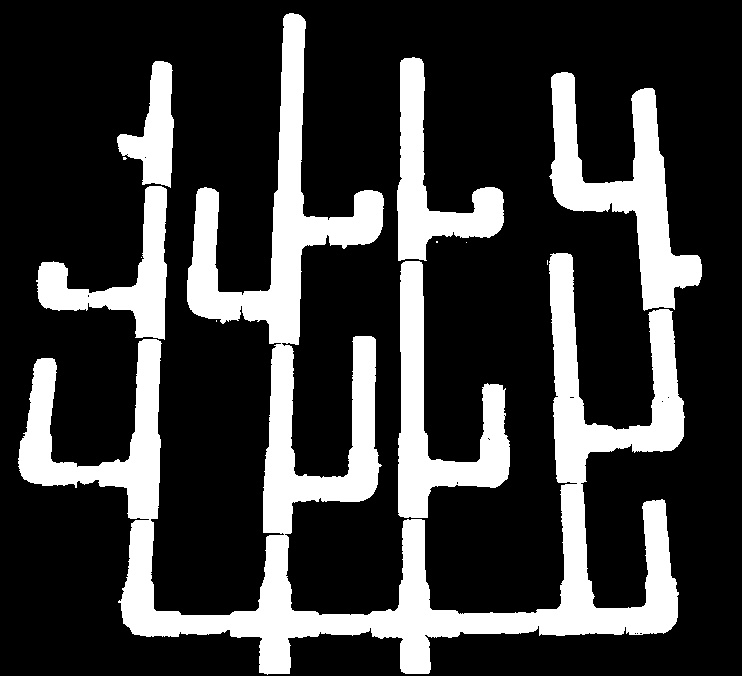
#> input picture scripts/align/reference_coral_mask.jpg, 742 x 676 px, found by its file name
$ python edges_align.py
#> lines starting #> are read from the running program, lines starting #| are printed output that depends on the picture; after the words box and inside, x2 and y2 are one past the last pixel; in counts of white or black regions, pixels touching at a corner belong together
import cv2
import numpy as np

ref = cv2.imread("../res/reference_coral_mask.jpg")
#> ref is the input picture: shape (676, 742, 3); min 0, max 255, mean 59.2
img = cv2.imread("../res/coral_mask.jpg")
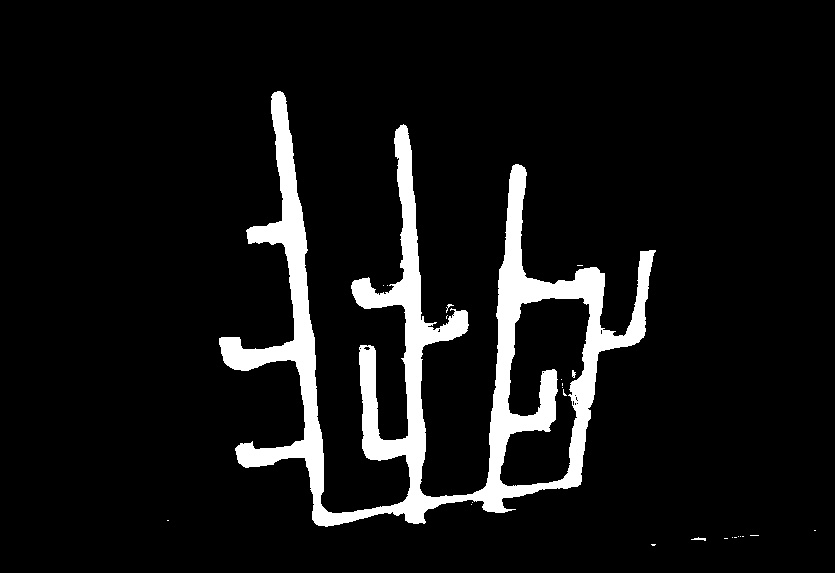
#> input picture scripts/align/coral_mask.jpg, 835 x 573 px, found by its file name
#> img is the input picture: shape (573, 835, 3); min 0, max 255, mean 20.2

ref_gray = cv2.cvtColor(ref, cv2.COLOR_BGR2GRAY)
img_gray = cv2.cvtColor(img, cv2.COLOR_BGR2GRAY)
# cv2.imshow("ref_gray", ref_gray)
# cv2.imshow("img_gray", img_gray)

ref_gray = cv2.morphologyEx(ref_gray, cv2.MORPH_CLOSE, np.ones((5,5),dtype=np.uint8))

ref_cnts, ref_hierarchy = cv2.findContours(ref_gray, cv2.RETR_EXTERNAL, cv2.CHAIN_APPROX_NONE)
#> ref_cnts = 1 contour; box (x1, y1, x2, y2) and area: (16, 8, 704, 676) 134338; ref_hierarchy = [[-1, -1, -1, -1]]
img_cnts, img_hierarchy = cv2.findContours(img_gray, cv2.RETR_EXTERNAL, cv2.CHAIN_APPROX_NONE)
#> img_cnts = 287 contours, 283 with area under 20; largest, box (x1, y1, x2, y2) and area: (216, 88, 656, 528) 50586, (688, 536, 709, 544) 72, (742, 528, 760, 538) 33, (732, 536, 741, 541) 22; img_hierarchy = 287 rows, first 6: [1, -1, -1, -1], [2, 0, -1, -1], [3, 1, -1, -1], [4, 2, -1, -1], [5, 3, -1, -1], [6, 4, -1, -1]

for cnt in ref_cnts:
    epsilon = 0.0008 * cv2.arcLength(cnt, True)
    approximations = cv2.approxPolyDP(cnt, epsilon, True)
    cv2.drawContours(ref, [approximations], 0, (255,0,0), 3)
#> this loop made 1 pass
#> epsilon on pass 1: 8.4
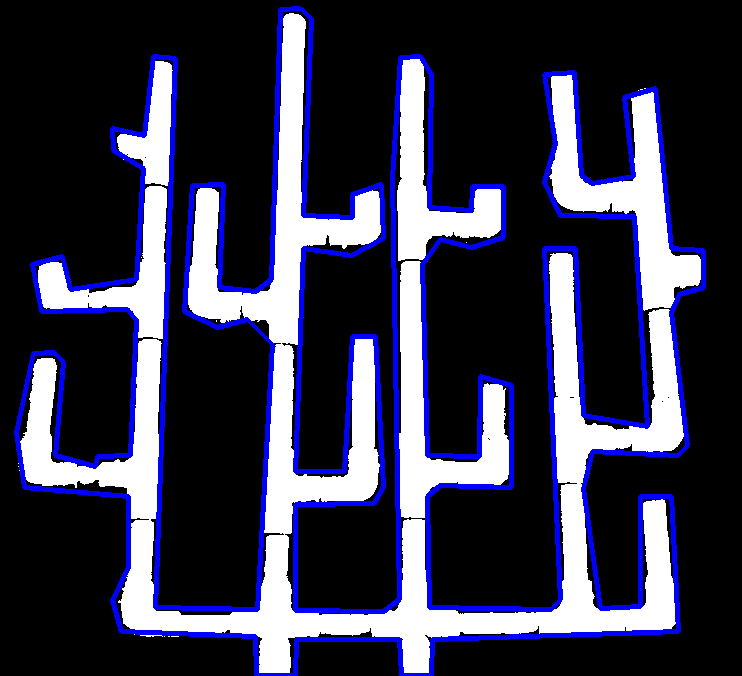
#> ref: shape (676, 742, 3); 8.92% of pixels changed, all inside (x1, y1, x2, y2) = (14, 6, 706, 676)

for cnt in img_cnts:
    epsilon = 0.001 * cv2.arcLength(cnt, True)
    approximations = cv2.approxPolyDP(cnt, epsilon, True)
    cv2.drawContours(img, [approximations], 0, (255,0,0), 2)
#> this loop made 287 passes
#> epsilon on passes 1, 2, 5: 0.0185, 0.034, 0.0119
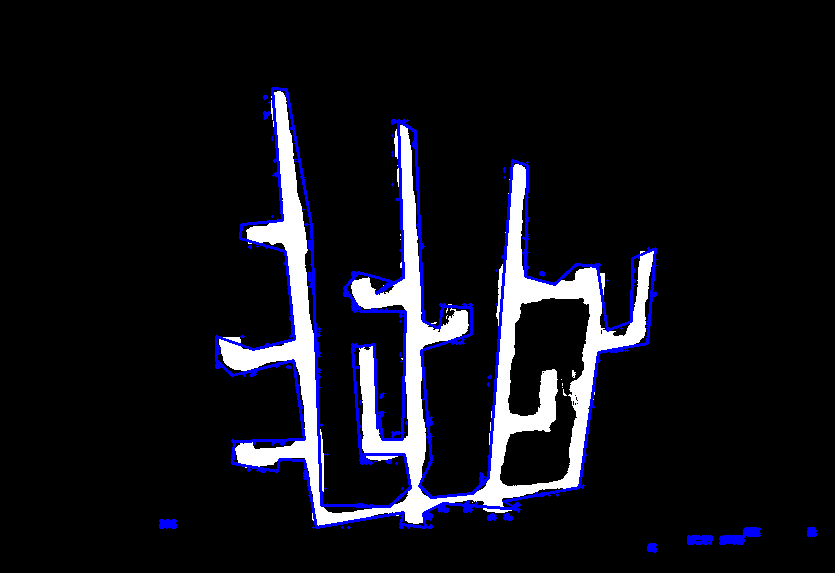
#> img: shape (573, 835, 3); 3.14% of pixels changed, all inside (x1, y1, x2, y2) = (159, 87, 817, 553)

cv2.imshow("ref", ref)
cv2.imshow("img", img)

cv2.waitKey(0)
